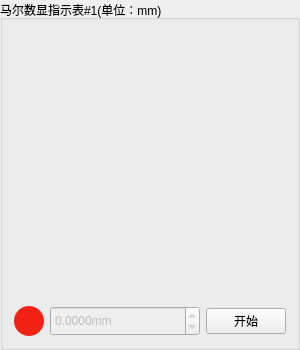
           <widget class="QGroupBox" name="groupBox_5">
            <property name="minimumSize">
             <size>
              <width>300</width>
              <height>350</height>
             </size>
            </property>
            <property name="maximumSize">
             <size>
              <width>300</width>
              <height>350</height>
             </size>
            </property>
            <property name="title">
             <string>马尔数显指示表#1(单位：mm)</string>
            </property>
            <layout class="QGridLayout" name="gridLayout">
             <item row="0" column="0">
              <layout class="QGridLayout" name="gridLayout_2">
               <item row="1" column="0">
                <layout class="QHBoxLayout" name="horizontalLayout">
                 <item>
                  <widget class="QLabel" name="sensorOneStatus">
                   <property name="minimumSize">
                    <size>
                     <width>30</width>
                     <height>30</height>
                    </size>
                   </property>
                   <property name="maximumSize">
                    <size>
                     <width>30</width>
                     <height>30</height>
                    </size>
                   </property>
                   <property name="styleSheet">
                    <string notr="true">QLabel {
    background-color: #F42215;
	border-radius: 15px;	
}</string>
                   </property>
                   <property name="text">
                    <string/>
                   </property>
                  </widget>
                 </item>
                 <item>
                  <widget class="QDoubleSpinBox" name="sensorOneData">
                   <property name="enabled">
                    <bool>false</bool>
                   </property>
                   <property name="minimumSize">
                    <size>
                     <width>100</width>
                     <height>0</height>
                    </size>
                   </property>
                   <property name="maximumSize">
                    <size>
                     <width>16777215</width>
                     <height>35</height>
                    </size>
                   </property>
                   <property name="prefix">
                    <string/>
                   </property>
                   <property name="suffix">
                    <string>mm</string>
                   </property>
                   <property name="decimals">
                    <number>4</number>
                   </property>
                   <property name="minimum">
                    <double>-99.000000000000000</double>
                   </property>
                  </widget>
                 </item>
                 <item>
                  <widget class="QPushButton" name="openSensorOneData">
                   <property name="maximumSize">
                    <size>
                     <width>80</width>
                     <height>16777215</height>
                    </size>
                   </property>
                   <property name="text">
                    <string>开始</string>
                   </property>
                  </widget>
                 </item>
                </layout>
               </item>
               <item row="0" column="0">
                <widget class="QWidget" name="dashBoardOne" native="true">
                 <property name="maximumSize">
                  <size>
                   <width>500</width>
                   <height>16777215</height>
                  </size>
                 </property>
                </widget>
               </item>
              </layout>
             </item>
            </layout>
           </widget>
